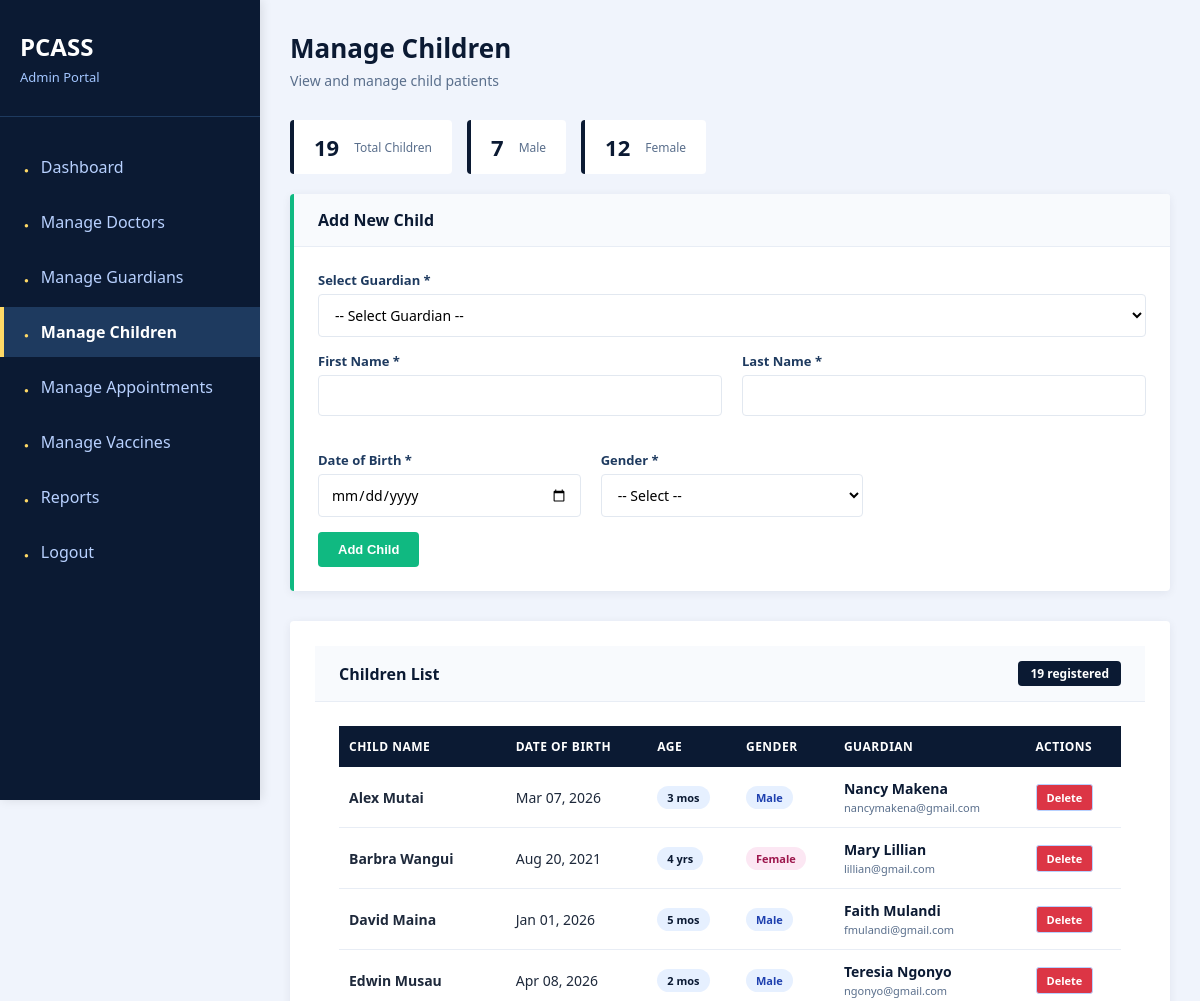
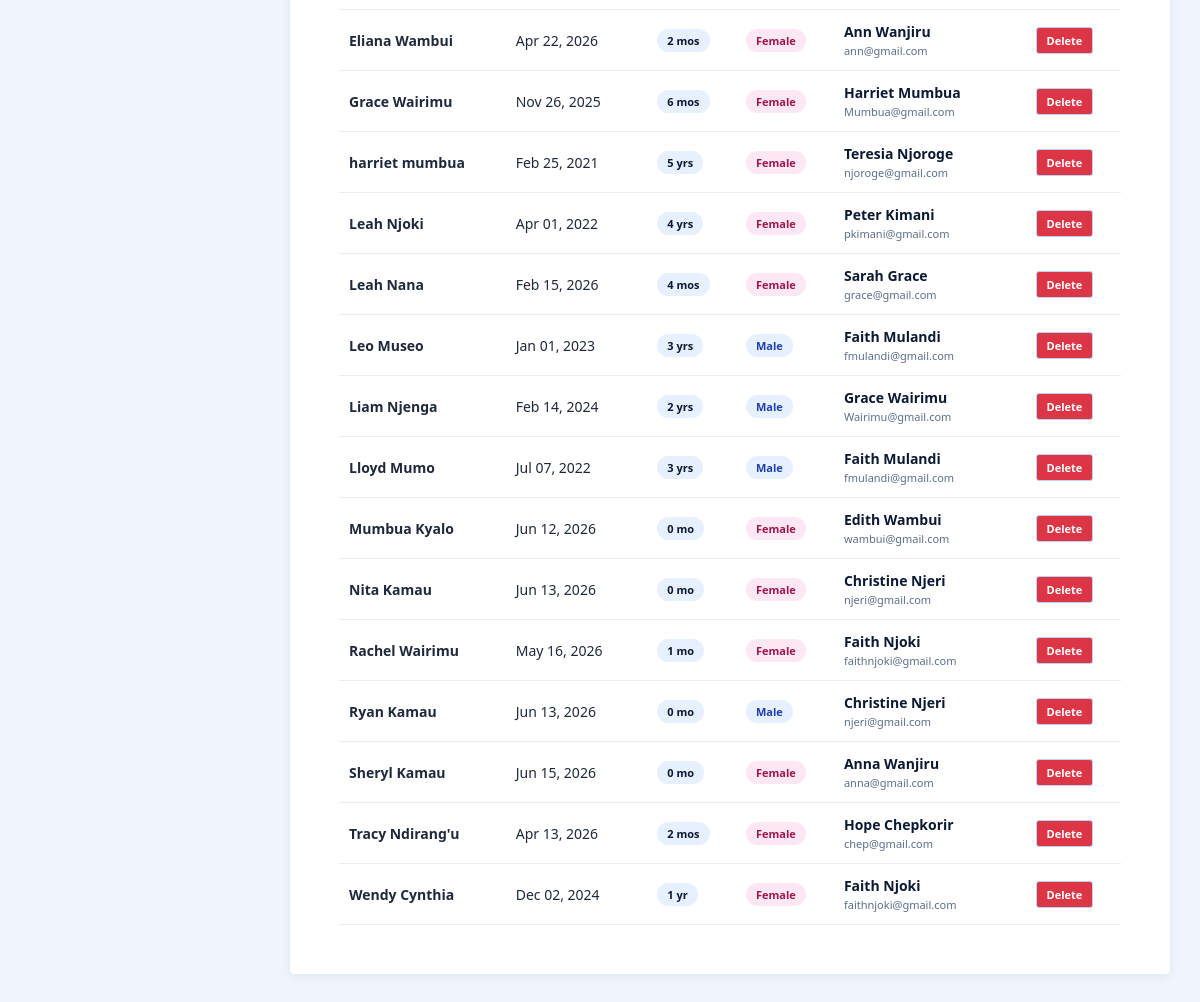
The page /manage_children.php (signed in) on the database its author committed (2 pictures, top to bottom).
### tables this page shows
CREATE TABLE `children` (
  `child_id` int(11) NOT NULL,
  `guardian_id` int(11) NOT NULL,
  `first_name` varchar(100) NOT NULL,
  `last_name` varchar(100) NOT NULL,
  `gender` enum('Male','Female') NOT NULL,
  `date_of_birth` date NOT NULL,
  `created_at` timestamp NOT NULL DEFAULT current_timestamp()
);

CREATE TABLE `guardians` (
  `id` int(11) NOT NULL,
  `name` varchar(255) NOT NULL,
  `email` varchar(255) NOT NULL,
  `password` varchar(255) NOT NULL,
  `created_at` timestamp NOT NULL DEFAULT current_timestamp(),
  `login_email_type` varchar(50) DEFAULT NULL,
  `mother_name` varchar(255) DEFAULT NULL,
  `mother_email` varchar(255) DEFAULT NULL,
  `mother_phone` varchar(20) DEFAULT NULL,
  `father_name` varchar(255) DEFAULT NULL,
  `father_email` varchar(255) DEFAULT NULL,
  `father_phone` varchar(20) DEFAULT NULL,
  `guardian_name` varchar(255) DEFAULT NULL,
  `guardian_relationship` varchar(100) DEFAULT NULL,
  `guardian_email` varchar(255) DEFAULT NULL,
  `guardian_phone` varchar(20) DEFAULT NULL
);

### manage_children.php (the view, shortened to what this page needs)
<?php
require_once __DIR__ . "/config/db.php";
$children = $conn->query("
    SELECT c.*, g.name as guardian_name, g.email as guardian_email
    FROM children c
    LEFT JOIN guardians g ON c.guardian_id = g.id
    ORDER BY c.first_name ASC
");
$total = $conn->query("SELECT COUNT(*) as c FROM children")->fetch_assoc()['c'];
$male = $conn->query("SELECT COUNT(*) as c FROM children WHERE gender = 'Male'")->fetch_assoc()['c'];
$female = $conn->query("SELECT COUNT(*) as c FROM children WHERE gender = 'Female'")->fetch_assoc()['c'];
?>
<!DOCTYPE html PUBLIC "-//W3C//DTD HTML 4.01 Strict//EN">
<html>
<head>
    <link rel="stylesheet" href="assets/css/style.css">
</head>
<body>
<div class="wrapper">
    <div class="sidebar">
        <div class="sidebar-header">
            <h2>PCASS</h2>
            <p>Admin Portal</p>
        </div>
        <div class="nav">
            <ul>
                <li><a href="admin_dashboard.php">Dashboard</a></li>
                <li><a href="manage_doctors.php">Manage Doctors</a></li>
                <li><a href="manage_guardians.php">Manage Guardians</a></li>
                <li><a href="manage_children.php" class="active">Manage Children</a></li>
                <li><a href="manage_appointments.php">Manage Appointments</a></li>
                <li><a href="manage_vaccines.php">Manage Vaccines</a></li>
                <li><a href="admin_reports.php">Reports</a></li>
                <li><a href="logout.php">Logout</a></li>
            </ul>
        </div>
    </div>
    <div class="main-content">
        <div class="page-header">
            <h1>Manage Children</h1>
            <p>View and manage child patients</p>
        </div>
        <div class="stats-row">
            <div class="stat-mini">
                <span class="num"><?= $total ?></span>
                <span class="label">Total Children</span>
            </div>
            <div class="stat-mini">
                <span class="num"><?= $male ?></span>
                <span class="label">Male</span>
            </div>
            <div class="stat-mini">
                <span class="num"><?= $female ?></span>
                <span class="label">Female</span>
            </div>
        </div>
        <div class="add-card">
            <div class="card-header">
                <h2>Add New Child</h2>
            </div>
            <div class="card-body">
                <form method="POST">
                    <div class="form-group">
                        <label>Select Guardian *</label>
                        <select name="guardian_id" class="form-control" required>
                            <option value="">-- Select Guardian --</option>
                        </select>
                    </div>
                    <div class="form-grid-2">
                        <div class="form-group">
                            <label>First Name *</label>
                            <input type="text" name="first_name" class="form-control" required>
                        </div>
                        <div class="form-group">
                            <label>Last Name *</label>
                            <input type="text" name="last_name" class="form-control" required>
                        </div>
                    </div>
                    <div class="form-grid-3">
                        <div class="form-group">
                            <label>Date of Birth *</label>
                            <input type="date" name="date_of_birth" class="form-control" max="<?= date('Y-m-d') ?>" required>
                        </div>
                        <div class="form-group">
                            <label>Gender *</label>
                            <select name="gender" class="form-control" required>
                                <option value="">-- Select --</option>
                            </select>
                        </div>
                    </div>
                    <button type="submit" name="add_child" class="btn btn-success">Add Child</button>
                </form>
            </div>
        </div>
        <div class="card">
            <div class="card-header">
                <h2>Children List</h2>
                <span class="badge"><?= $children->num_rows ?> registered</span>
            </div>
            <div class="card-body">
                <div class="table-responsive">
                    <?php if ($children->num_rows > 0): ?>
                        <table>
                            <thead>
                                <tr>
                                    <th>Child Name</th>
                                    <th>Date of Birth</th>
                                    <th>Age</th>
                                    <th>Gender</th>
                                    <th>Guardian</th>
                                    <th>Actions</th>
                                </tr>
                            </thead>
                            <tbody>
                                <?php
                                $children->data_seek(0);
                                while ($c = $children->fetch_assoc()):
                                    $dob = new DateTime($c['date_of_birth']);
                                    $today = new DateTime();
                                    $age_years = $dob->diff($today)->y;
                                    $age_months = $dob->diff($today)->m;
                                    $age_display = $age_years > 0
                                        ? $age_years . ' yr' . ($age_years > 1 ? 's' : '')
                                        : $age_months . ' mo' . ($age_months > 1 ? 's' : '');
                                ?>
                                <tr>
                                    <td>
                                        <strong><?= htmlspecialchars($c['first_name'] . ' ' . $c['last_name']) ?></strong>
                                    </td>
                                    <td><?= date('M d, Y', strtotime($c['date_of_birth'])) ?></td>
                                    <td>
                                        <span class="age-badge"><?= $age_display ?></span>
                                    </td>
                                    <td>
                                        <span class="gender-badge <?= strtolower($c['gender']) ?>">
                                            <?= $c['gender'] ?>
                                        </span>
                                    </td>
                                    <td>
                                        <div class="guardian-name"><?= htmlspecialchars($c['guardian_name'] ?? 'N/A') ?></div>
                                        <?php if (!empty($c['guardian_email'])): ?>
                                            <div class="guardian-email"><?= htmlspecialchars($c['guardian_email']) ?></div>
                                        <?php endif; ?>
                                    </td>
                                    <td>
                                        <a href="?delete=<?= $c['child_id'] ?>"
                                           class="action-btn btn-delete"
                                           onclick="return confirm('Delete <?= htmlspecialchars($c['first_name']) ?>? This will also delete all associated records.')">
                                            Delete
                                        </a>
                                    </td>
                                </tr>
                                <?php endwhile; ?>
                            </tbody>
                        </table>
                    <?php else: ?>
                        <div style="text-align: center; padding: 60px; color: #5a6f8c;">
                            No children registered yet.
                        </div>
                    <?php endif; ?>
                </div>
            </div>
        </div>
    </div>
</div>
</body>
</html>

### assets/css/style.css (style rules this page uses)
* { margin: 0; padding: 0; }
body { font-family: Arial, Helvetica, sans-serif; background: #f0f4fc; }
.sidebar { width: 260px; background: #0b1a33; color: white; position: fixed; height: 100vh; overflow-y: auto; box-shadow: 2px 0 10px rgba(0,0,0,0.1); display: table-cell; }
.sidebar-header { padding: 30px 20px; border-bottom: 1px solid #1e3a5f; background: #0b1a33; }
.sidebar-header h2 { font-size: 24px; margin-bottom: 5px; color: #ffffff; }
.sidebar-header p { font-size: 13px; color: #a3c6ff; }
.sidebar .nav ul { list-style: none; padding: 20px 0; }
.sidebar .nav ul li { margin: 5px 0; }
.sidebar .nav ul li a { display: block; padding: 14px 20px; color: #b8d1ff; text-decoration: none; border-left: 4px solid transparent; }
.sidebar .nav ul li a.active { background: #1e3a5f; border-left-color: #ffd966; color: #ffffff; font-weight: 600; }
.sidebar .nav ul li a::before { content: '●'; margin-right: 12px; font-size: 8px; color: #ffd966; }
.main-content { margin-left: 260px; padding: 30px; background: #f0f4fc; }
.card { background: #ffffff; padding: 25px; border-radius: 8px; box-shadow: 0 2px 10px rgba(11,26,51,0.1); margin-bottom: 20px; }
.action-btn { display: table-cell; padding: 15px; border-radius: 6px; font-size: 14px; font-weight: 600; cursor: pointer; text-decoration: none; text-align: center; background: #ffffff; border: 1px solid #b8d1ff; color: #0b1a33; }
.form-group { margin-bottom: 15px; }
.form-group label { display: block; margin-bottom: 5px; font-weight: 600; color: #1e3a5f; font-size: 13px; }
.form-control { width: 100%; padding: 10px 12px; border: 1.5px solid #e2e8f0; border-radius: 6px; font-size: 14px; font-family: Arial, Helvetica, sans-serif; }
.form-grid-2 { display: grid; grid-template-columns: 1fr 1fr; gap: 15px; }
.btn { display: inline-block; padding: 8px 16px; border-radius: 4px; font-size: 13px; font-weight: 600; cursor: pointer; border: none; text-decoration: none; font-family: Arial, Helvetica, sans-serif; }

### rows shown on the page
children: first_name+last_name "Alex Mutai", date_of_birth "Mar 07, 2026", gender "Male", guardian.name "Nancy Makena", guardian.email "nancymakena@gmail.com"
children: first_name+last_name "Barbra Wangui", date_of_birth "Aug 20, 2021", gender "Female", guardian.name "Mary Lillian", guardian.email "lillian@gmail.com"
children: first_name+last_name "David Maina", date_of_birth "Jan 01, 2026", gender "Male", guardian.name "Faith Mulandi", guardian.email "fmulandi@gmail.com"
children: first_name+last_name "Edwin Musau", date_of_birth "Apr 08, 2026", gender "Male", guardian.name "Teresia Ngonyo", guardian.email "ngonyo@gmail.com"
children: first_name+last_name "Eliana Wambui", date_of_birth "Apr 22, 2026", gender "Female", guardian.name "Ann Wanjiru", guardian.email "ann@gmail.com"
children: first_name+last_name "Grace Wairimu", date_of_birth "Nov 26, 2025", gender "Female", guardian.name "Harriet Mumbua", guardian.email "Mumbua@gmail.com"
children: first_name+last_name "harriet mumbua", date_of_birth "Feb 25, 2021", gender "Female", guardian.name "Teresia Njoroge", guardian.email "njoroge@gmail.com"
children: first_name+last_name "Leah Njoki", date_of_birth "Apr 01, 2022", gender "Female", guardian.name "Peter Kimani", guardian.email "pkimani@gmail.com"
children: first_name+last_name "Leah Nana", date_of_birth "Feb 15, 2026", gender "Female", guardian.name "Sarah Grace", guardian.email "grace@gmail.com"
children: first_name+last_name "Leo Museo", date_of_birth "Jan 01, 2023", gender "Male", guardian.name "Faith Mulandi", guardian.email "fmulandi@gmail.com"
children: first_name+last_name "Liam Njenga", date_of_birth "Feb 14, 2024", gender "Male", guardian.name "Grace Wairimu", guardian.email "Wairimu@gmail.com"
children: first_name+last_name "Lloyd Mumo", date_of_birth "Jul 07, 2022", gender "Male", guardian.name "Faith Mulandi", guardian.email "fmulandi@gmail.com"
children: first_name+last_name "Mumbua Kyalo", date_of_birth "Jun 12, 2026", gender "Female", guardian.name "Edith Wambui", guardian.email "wambui@gmail.com"
children: first_name+last_name "Nita Kamau", date_of_birth "Jun 13, 2026", gender "Female", guardian.name "Christine Njeri", guardian.email "njeri@gmail.com"
children: first_name+last_name "Rachel Wairimu", date_of_birth "May 16, 2026", gender "Female", guardian.name "Faith Njoki", guardian.email "faithnjoki@gmail.com"
children: first_name+last_name "Ryan Kamau", date_of_birth "Jun 13, 2026", gender "Male", guardian.name "Christine Njeri", guardian.email "njeri@gmail.com"
children: first_name+last_name "Sheryl Kamau", date_of_birth "Jun 15, 2026", gender "Female", guardian.name "Anna Wanjiru", guardian.email "anna@gmail.com"
children: first_name+last_name "Tracy Ndirang'u", date_of_birth "Apr 13, 2026", gender "Female", guardian.name "Hope Chepkorir", guardian.email "chep@gmail.com"
children: first_name+last_name "Wendy Cynthia", date_of_birth "Dec 02, 2024", gender "Female", guardian.name "Faith Njoki", guardian.email "faithnjoki@gmail.com"

### other values the page prints
$total "19"
$male "7"
$female "12"
$children->num_rows "19"
